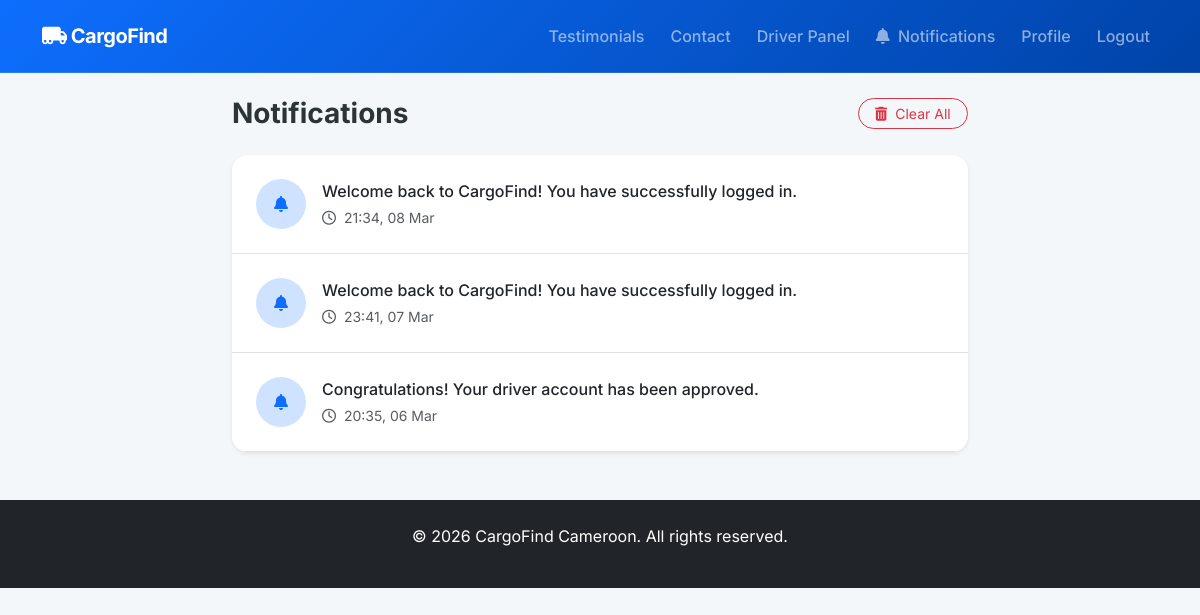
Screenshot of /notifications (signed in) with the database file from the repository.
### models.py (models this page shows)
class Notification(db.Model):
    id = db.Column(db.Integer, primary_key=True)
    user_id = db.Column(db.Integer, db.ForeignKey('user.id'), nullable=False)
    message = db.Column(db.String(255), nullable=False)
    is_read = db.Column(db.Boolean, default=False)
    created_at = db.Column(db.DateTime, default=datetime.utcnow)
    link = db.Column(db.String(100))

### app.py (the view)
@app.route('/notifications')
@login_required
def notifications():
    user_notifications = Notification.query.filter_by(user_id=current_user.id).order_by(Notification.created_at.desc()).all()
    for notif in user_notifications:
        notif.is_read = True
    db.session.commit()
    return render_template('notifications.html', notifications=user_notifications)

### app.py (called while the page is built)
@login_manager.user_loader
def load_user(user_id):
    return User.query.get(int(user_id))

### templates/notifications.html (shortened to what this page needs)
{% extends 'base.html' %}
{% block content %}
<div class="row justify-content-center">
    <div class="col-md-8">
        <div class="d-flex justify-content-between align-items-center mb-4">
            <h1 class="h3 fw-bold mb-0">Notifications</h1>
            {% if notifications %}
            <form action="{{ url_for('clear_notifications') }}" method="POST">
                <button type="submit" class="btn btn-outline-danger btn-sm rounded-pill px-3">
                    <i class="fas fa-trash-alt me-2"></i>Clear All
                </button>
            </form>
            {% endif %}
        </div>
        <div class="notification-list shadow-sm rounded-4 overflow-hidden">
            {% if notifications %}
                {% for notif in notifications %}
                <div class="p-4 border-bottom bg-white d-flex align-items-start gap-3 hover-shadow transition-base">
                    <div class="bg-primary-subtle text-primary rounded-circle p-3 flex-shrink-0" style="width: 50px; height: 50px; display: flex; align-items: center; justify-content: center;">
                        <i class="fas fa-bell"></i>
                    </div>
                    <div class="flex-grow-1">
                        <p class="mb-1 fw-medium text-dark">{{ notif.message }}</p>
                        <small class="text-muted d-block">
                            <i class="far fa-clock me-1"></i>
                            {{ notif.created_at.strftime('%H:%M, %d %b') }}
                        </small>
                    </div>
                </div>
                {% endfor %}
            {% endif %}
        </div>
    </div>
</div>
{% endblock %}

### static/css/style.css (style rules this page uses)
:root { --primary-gradient: linear-gradient(135deg, #0d6efd 0%, #0043a8 100%); --secondary-gradient: linear-gradient(135deg, #6c757d 0%, #343a40 100%); --glass-bg: rgba(255, 255, 255, 0.9); --card-shadow: 0 10px 30px rgba(0, 0, 0, 0.08); --transition-base: all 0.3s cubic-bezier(0.4, 0, 0.2, 1); }
body { font-family: 'Inter', sans-serif; background-color: #f4f7fa; color: #2d3436; overflow-x: hidden; }
.btn { transition: var(--transition-base); transform: perspective(1px) translateZ(0); }

### templates/notifications.html (style rules this page uses)
.transition-base { transition: all 0.2s ease-in-out; }

### rows the page displays
Notification: message "Welcome back to CargoFind! You have successfully logged in.", created_at "21:34, 08 Mar"
Notification: message "Welcome back to CargoFind! You have successfully logged in.", created_at "23:41, 07 Mar"
Notification: message "Congratulations! Your driver account has been approved.", created_at "20:35, 06 Mar"
